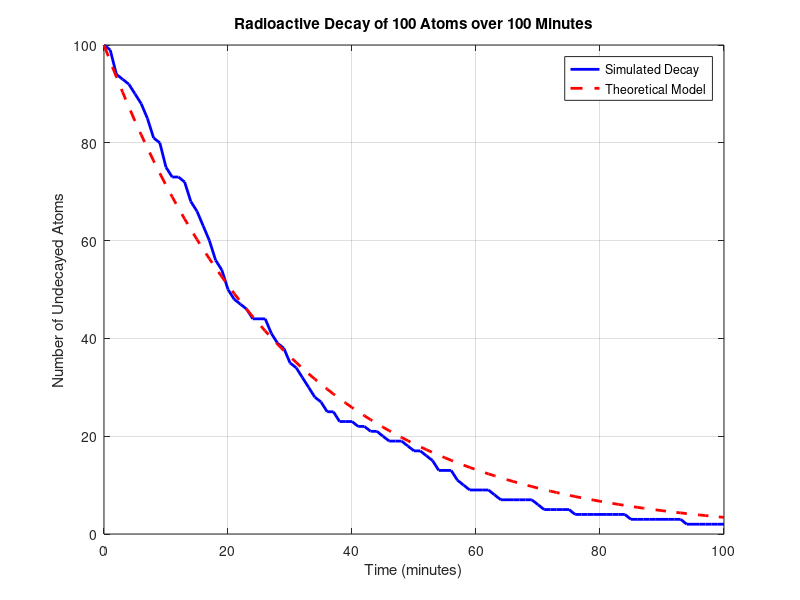

This figure's MATLAB source:
%% 15.5 Experiment 5: Simulating Radioactive Decay
fprintf('--- 15.5 Experiment 5: Radioactive Decay ---\n');

% 1. Initialize decay parameters
initialAtoms = 100;       % 100 atoms
totalMinutes = 100;       % 100 minutes
decayRate = 0.0338;       % 3.38% per minute

atomStates = ones(1, initialAtoms); % State array: 1 = undecayed, 0 = decayed
survivorCounts = zeros(1, totalMinutes + 1);
survivorCounts(1) = initialAtoms;

for minuteIdx = 1:totalMinutes
    % 2. Generate random numbers to determine if each atom decays
    for atomIdx = 1:initialAtoms
        if atomStates(atomIdx) == 1 % Check only if it hasn't decayed yet
            if rand() < decayRate
                atomStates(atomIdx) = 0; % The atom decays
            end
        end
    end
    survivorCounts(minuteIdx+1) = sum(atomStates);
end

% Theoretical model calculation: N(t) = N0 * e^(-lambda * t)
timeAxis = 0:totalMinutes;
theoreticalCurve = initialAtoms * exp(-decayRate * timeAxis);

% 3 & 4. Plot and compare the simulated results with theoretical decay
figure('Name', '15.5 Radioactive Decay');
plot(timeAxis, survivorCounts, 'b-', 'LineWidth', 2); hold on;
plot(timeAxis, theoreticalCurve, 'r--', 'LineWidth', 2);
xlabel('Time (minutes)');
ylabel('Number of Undecayed Atoms');
legend('Simulated Decay', 'Theoretical Model');
title('Radioactive Decay of 100 Atoms over 100 Minutes');
grid on;

% 5. Estimate the probability of an atom decaying in the given time period
simulatedDecayProb = (initialAtoms - survivorCounts(end)) / initialAtoms;
theoreticalDecayProb = 1 - exp(-decayRate * totalMinutes);
fprintf('Simulated probability of an atom decaying in 100 mins: %.4f\n', simulatedDecayProb);
fprintf('Theoretical probability of decay: %.4f\n', theoreticalDecayProb);
